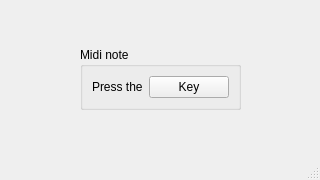
<?xml version="1.0" encoding="UTF-8"?>
<ui version="4.0">
 <class>MainWindow</class>
 <widget class="QMainWindow" name="MainWindow">
  <property name="geometry">
   <rect>
    <x>0</x>
    <y>0</y>
    <width>320</width>
    <height>180</height>
   </rect>
  </property>
  <property name="windowTitle">
   <string>MainWindow</string>
  </property>
  <widget class="QWidget" name="centralwidget">
   <layout class="QVBoxLayout" name="verticalLayout">
    <item>
     <layout class="QGridLayout" name="gridLayout">
      <item row="1" column="2">
       <spacer name="horizontalSpacer_2">
        <property name="orientation">
         <enum>Qt::Horizontal</enum>
        </property>
        <property name="sizeHint" stdset="0">
         <size>
          <width>40</width>
          <height>20</height>
         </size>
        </property>
       </spacer>
      </item>
      <item row="1" column="0">
       <spacer name="horizontalSpacer">
        <property name="orientation">
         <enum>Qt::Horizontal</enum>
        </property>
        <property name="sizeHint" stdset="0">
         <size>
          <width>40</width>
          <height>20</height>
         </size>
        </property>
       </spacer>
      </item>
      <item row="0" column="1">
       <spacer name="verticalSpacer">
        <property name="orientation">
         <enum>Qt::Vertical</enum>
        </property>
        <property name="sizeHint" stdset="0">
         <size>
          <width>20</width>
          <height>40</height>
         </size>
        </property>
       </spacer>
      </item>
      <item row="1" column="1">
       <widget class="QGroupBox" name="groupBox">
        <property name="title">
         <string>Midi note</string>
        </property>
        <layout class="QFormLayout" name="formLayout">
         <item row="0" column="1">
          <widget class="QPushButton" name="pushButtonSend">
           <property name="text">
            <string>Key</string>
           </property>
          </widget>
         </item>
         <item row="0" column="0">
          <widget class="QLabel" name="label">
           <property name="text">
            <string>Press the</string>
           </property>
          </widget>
         </item>
        </layout>
       </widget>
      </item>
      <item row="2" column="1">
       <spacer name="verticalSpacer_2">
        <property name="orientation">
         <enum>Qt::Vertical</enum>
        </property>
        <property name="sizeHint" stdset="0">
         <size>
          <width>20</width>
          <height>40</height>
         </size>
        </property>
       </spacer>
      </item>
     </layout>
    </item>
   </layout>
  </widget>
  <widget class="QMenuBar" name="menubar">
   <property name="geometry">
    <rect>
     <x>0</x>
     <y>0</y>
     <width>320</width>
     <height>22</height>
    </rect>
   </property>
  </widget>
  <widget class="QStatusBar" name="statusbar"/>
 </widget>
 <resources/>
 <connections/>
</ui>
